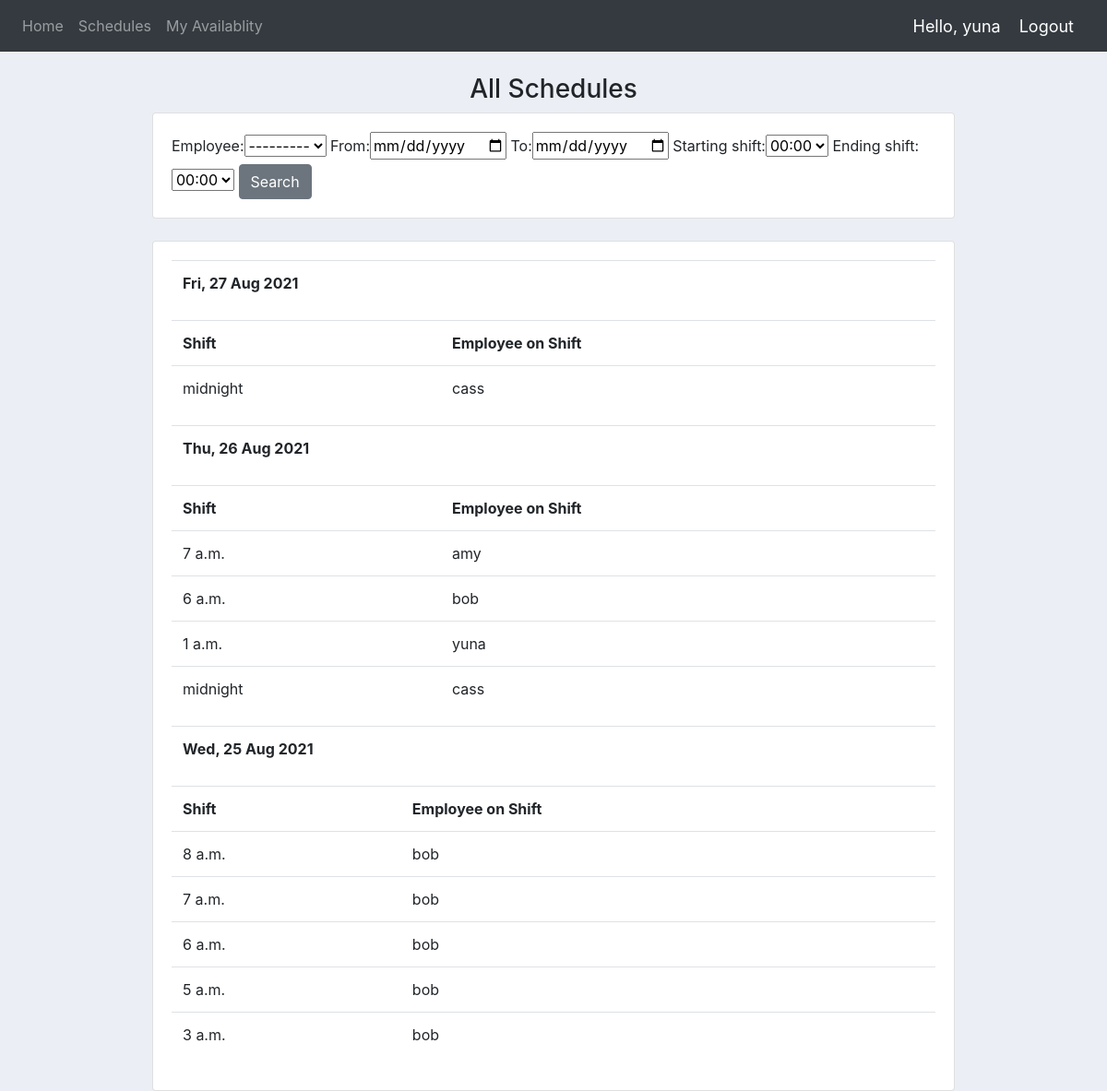
The app's page /account/view_schedules/ (signed in), older data.
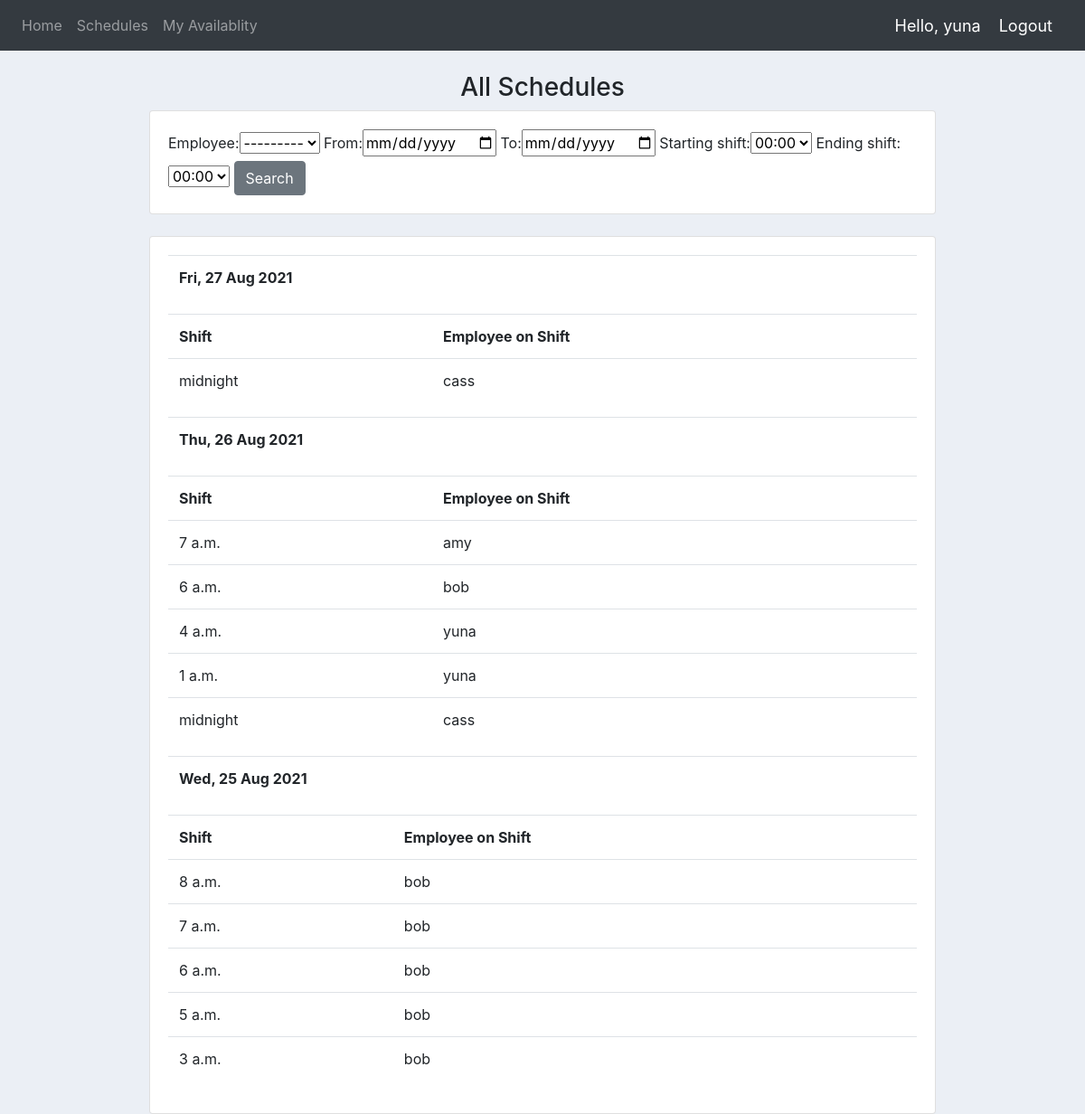
The same page, newer data.
### account/models.py (models this page shows, shortened)
class Schedule(models.Model):
    date = models.DateField()
    shift = models.TimeField(default=dt.time(00, 00), auto_now=False, auto_now_add=False)
    employee = models.ForeignKey(User, null = True, on_delete=models.CASCADE)
    rank = models.PositiveIntegerField(default=0)
    class Meta:
        unique_together = ("date", "shift")

### account/views.py (the view)
# urls.py: path('view_schedules/', views.viewSchedules, name="view_schedules"),
@login_required(login_url='login')
def viewSchedules(request):
    schedule = Schedule.objects.order_by('-date','-shift')
    myFilter = ScheduleFilter(request.GET, queryset=schedule)
    schedule = myFilter.qs
    schedule_date_list = []
    for i in schedule:
        if i.date not in schedule_date_list:
            schedule_date_list.append(i.date)
    context = {'schedule':schedule, 'schedule_date_list':schedule_date_list, 'myFilter': myFilter}
    return render(request, 'account/viewSchedule.html', context)

### account/templates/account/viewSchedule.html
{%  extends 'account/index.html' %}
{% block content %}
<br>
<h3>All Schedules</h3>
<div class="row justify-content-center">
    <div class="col-lg-9">
        <div class="card card-body">
            <form method="get">
                {{myFilter.form}}
                <button class="btn btn-secondary" type="submit">Search</button>
            </form>
        </div>
    </div>
</div>
<br>
<div class="row justify-content-center">
    <div class="col-lg-9">
        <div class="card card-body">
            {% if schedule_date_list|length > 0 %}
                {% for d in schedule_date_list %}
                    <table class="table">
                        <tr>
                            <th>{{d|date:"D, j M Y"}}</th>
                        </tr>
                        <table class="table">
                            <tr>
                                <th>Shift</th>
                                <th>Employee on Shift</th>
                            </tr>
                            {% for i in schedule %}
                            {% if i.date == d %}
                                <tr>
                                    <td>{{i.shift}}</td>
                                    <td>{{i.employee}}</td>
                                </tr>
                                {% endif %}
                            {% endfor %}
                        </table>
                    </table>
                {% endfor %}
            {% else %}
                    <p>No Schedule available yet</p>
            {% endif %}
        </div>
    </div>
</div>
{% endblock %}

### account/templates/account/index.html (shortened to what this page needs)
{% load static %}
<!DOCTYPE html>
<html>
<head>
	<link rel="stylesheet" href="https://stackpath.bootstrapcdn.com/bootstrap/4.3.1/css/bootstrap.min.css">
	<link rel="stylesheet" type="text/css" href="{% static 'account/css/main.css' %}">
<body>
	{%  include 'account/navbar.html' %}
	<div class="container-fluid">
		{% block content %}
		{% endblock %}
	</div>
</body>
</html>

### account/templates/account/navbar.html (shortened to what this page needs)
{% load static %}
{% url 'index' as index %}
{% url 'myavailability' as myavailability %}
<nav class="navbar navbar-expand-lg navbar-dark bg-dark">
   <div class="collapse navbar-collapse" id="navbarNav">
     <ul class="navbar-nav">
       <li class="nav-item {% if request.path == index %} active {%endif%}">
        <a class="nav-link" href="{% url 'index' %}">Home</a>
       </li>
       <li class="nav-item {% if request.path == view_schedules %} active {%endif%}">
        <a class="nav-link" href="{% url 'view_schedules' %}">Schedules</a>
       </li>
       <li class="nav-item {% if request.path == myavailability %} active {%endif%}">
        <a class="nav-link" href="{% url 'myavailability' %}">My Availablity</a>
       </li>
     </ul>
   </div>
   <span class="hello-msg">Hello, {{request.user}}</span>
   <span ><a  class="hello-msg" href="{% url 'logout' %}">Logout</a></span>
 </nav>

### account/static/account/css/main.css (style rules this page uses)
body { background-color: #ebeff5; }
h3 { text-align: center; }

### account/templates/account/navbar.html (style rules this page uses)
.hello-msg { font-size: 18px; color: #fff; margin-right: 20px; }

Row changes from the older to the newer data that the page shows:
added Schedule: shift "4 a.m.", employee "yuna", shown under "Thu, 26 Aug 2021"
